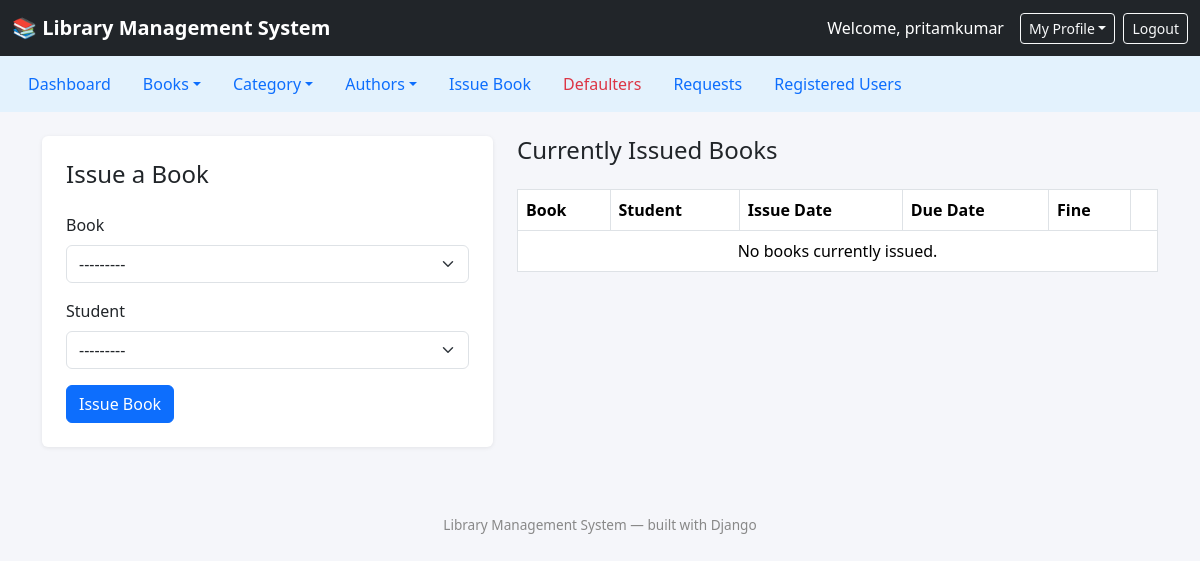
Before: /admin-dashboard/issue-book/ (signed in) with the older database file.
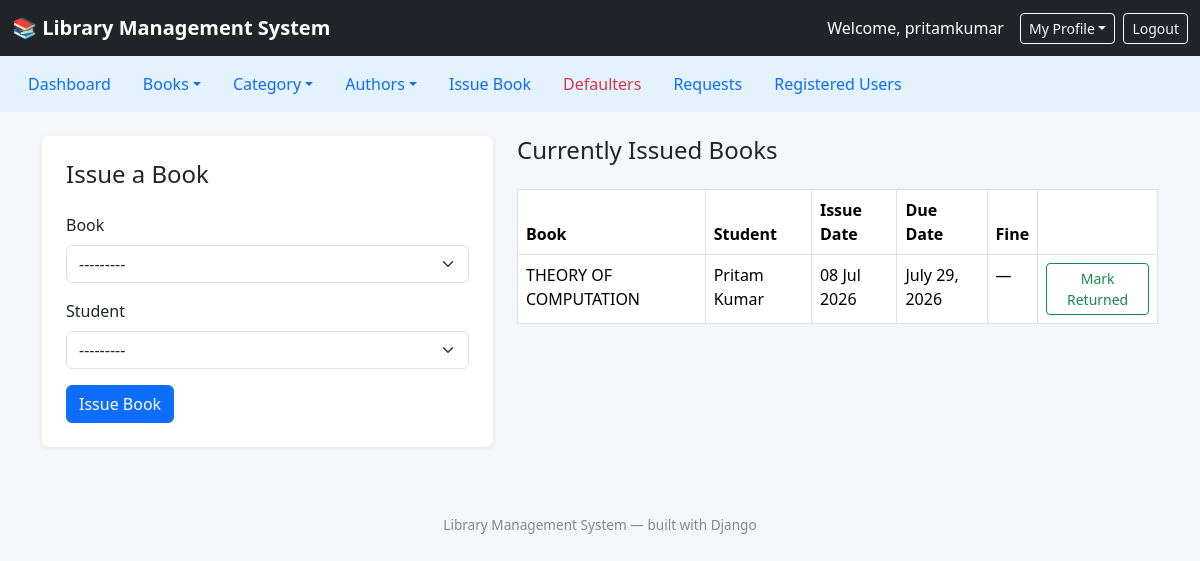
After: the same page with the newer database file.
### library/models.py (models this page shows, shortened)
class IssuedBook(models.Model):
    STATUS_CHOICES = (
        (1, "Issued"),
        (0, "Returned"),
    )
    book = models.ForeignKey(Book, on_delete=models.CASCADE, related_name="issues")
    student = models.ForeignKey(User, on_delete=models.CASCADE, related_name="issued_books")
    issue_date = models.DateTimeField(default=timezone.now)
    due_date = models.DateField(default=default_due_date)
    return_date = models.DateTimeField(null=True, blank=True)
    status = models.IntegerField(choices=STATUS_CHOICES, default=1)
    fine_paid = models.BooleanField(default=False)
    def days_overdue(self):
        end = self.return_date.date() if self.return_date else timezone.now().date()
        delta = (end - self.due_date).days
        return max(delta, 0)
    def calculate_fine(self):
        return self.days_overdue() * FINE_PER_DAY

class Book(models.Model):
    name = models.CharField(max_length=250)
    author = models.ForeignKey(Author, on_delete=models.CASCADE, related_name="books")
    category = models.ForeignKey(Category, on_delete=models.CASCADE, related_name="books")
    book_no = models.CharField(max_length=50, unique=True, help_text="Accession / book number (like ISBN)")
    price = models.DecimalField(max_digits=8, decimal_places=2, default=0)
    copies_available = models.PositiveIntegerField(default=1)
    cover = models.ImageField(upload_to="book_covers/", blank=True, null=True)
    pdf_file = models.FileField(upload_to="book_pdfs/", blank=True, null=True, help_text="Upload the PDF file of the book")
    def __str__(self):
        return f"{self.name} ({self.book_no})"

### library/views.py (the view)
# urls.py: path("admin-dashboard/issue-book/", views.issue_book, name="issue_book"),
@user_passes_test(is_admin, login_url="admin_login")
def issue_book(request):
    if request.method == "POST":
        form = IssueBookForm(request.POST)
        if form.is_valid():
            book = form.cleaned_data["book"]
            student = form.cleaned_data["student"]
            IssuedBook.objects.create(book=book, student=student)
            book.copies_available -= 1
            book.save()
            notify(
                f"'{book.name}' has been issued to you",
                f"Hi {student.first_name or student.username},\n\n"
                f"'{book.name}' has been issued to you. Please return it within 14 days "
                f"to avoid a late fine of Rs. {FINE_PER_DAY}/day.\n\n- Library",
                student.email,
            )
            messages.success(request, f"'{book.name}' issued to {student.first_name or student.username}.")
            return redirect("issue_book")
    else:
        form = IssueBookForm()
    all_issued = IssuedBook.objects.filter(status=1).select_related("book", "student")
    return render(request, "library/issue_book.html", {"form": form, "all_issued": all_issued})

### library/forms.py
class IssueBookForm(BootstrapMixin, forms.Form):
    book = forms.ModelChoiceField(queryset=Book.objects.filter(copies_available__gt=0))
    student = forms.ModelChoiceField(queryset=User.objects.filter(is_staff=False))

### library/views.py (called while the page is built)
def is_admin(user):
    return user.is_authenticated and user.is_staff

### library/templates/library/issue_book.html (shortened to what this page needs)
{% extends "library/base.html" %}
{% block content %}
<div class="row">
    <div class="col-md-5">
        <div class="card p-4">
            <h4 class="mb-4">Issue a Book</h4>
            <form method="post">
                {% for field in form %}
                <div class="mb-3">
                    <label class="form-label">{{ field.label }}</label>
                    {{ field }}
                </div>
                {% endfor %}
                <button type="submit" class="btn btn-primary">Issue Book</button>
            </form>
        </div>
    </div>
    <div class="col-md-7">
        <h4 class="mb-4">Currently Issued Books</h4>
        <table class="table table-bordered bg-white">
            <thead><tr><th>Book</th><th>Student</th><th>Issue Date</th><th>Due Date</th><th>Fine</th><th></th></tr></thead>
            <tbody>
            {% for i in all_issued %}
                <tr>
                    <td>{{ i.book.name }}</td>
                    <td>{{ i.student.first_name|default:i.student.username }}</td>
                    <td>{{ i.issue_date|date:"d M Y" }}</td>
                    <td>{{ i.due_date }}</td>
                    <td>{% if i.calculate_fine %}<span class="text-danger">₹{{ i.calculate_fine }}</span>{% else %}—{% endif %}</td>
                    <td><a href="{% url 'return_book' i.pk %}" class="btn btn-sm btn-outline-success" onclick="return confirm('Mark as returned?')">Mark Returned</a></td>
                </tr>
            {% empty %}
                <tr><td colspan="6" class="text-center">No books currently issued.</td></tr>
            {% endfor %}
            </tbody>
        </table>
    </div>
</div>
{% endblock %}

Changed rows visible on the page:
added IssuedBook: book.name "THEORY OF COMPUTATION", student.first_name "Pritam Kumar", issue_date "08 Jul 2026", due_date "July 29, 2026"
Other visible differences:
text no longer shown: "No books currently issued."
